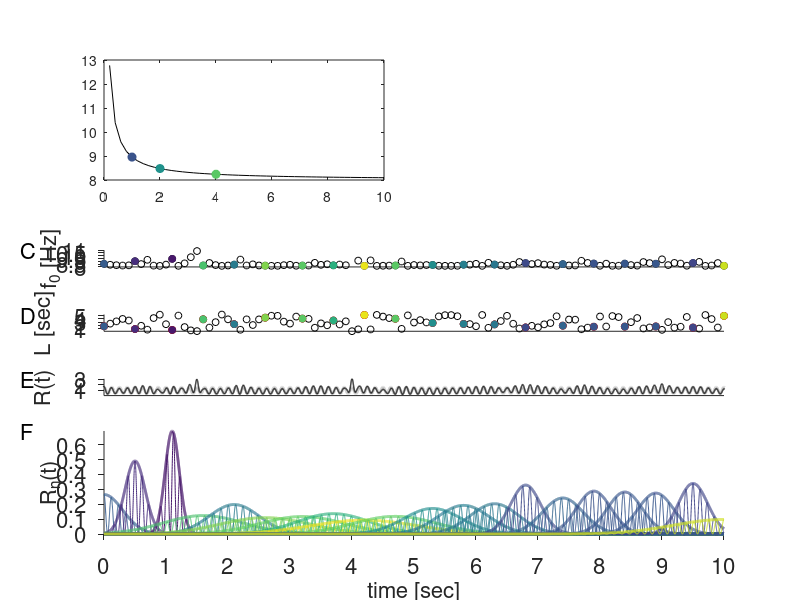

MATLAB code to generate this figure: (Note: this script raises an error after producing the figure.)
function OscilModelExplDV

NOPLOT = 0;
GoPrint = 0;

%%%%%%%%%%%%%%%%%%%%%%%%%%%%%%%%%%%%%%%%%%%%
%% MAZE
N=200;
%LF = 2*sqrt(-log(0.01));
LF = 3*sqrt(2);

FT = 8.0;                                        %% LFP frequency
%XS = linspace(0.5,10,N)/LF;                     %% place field size
XS = (rand(1,N)*5+0.3)/LF;                      %% place field size
%XS = ones(1,N)*0.5/LF;
%XF = FT+1./(sqrt(2)*pi.*XS);                     %% single neuron frequency
XF = FT+1./(LF.*XS);                     %% single neuron frequency

%XF = rand(1,N)*2+8.05;
%XS = 1./(XF-FT)/LF;

%XF = ones(1,N)*8.05;
%XS = 1./(XF-FT)/LF;


%XS = 1./(sqrt(2)*pi*(XF-FT));  %% place field size
XC = 1./(sqrt(2)*pi*XF.*XS);    %% calculated compression factor  
XC = 1./(XF.*XS*LF);    %% calculated compression factor  
%XC = 1./(XF.*XS*LF).*((rand(1,N)+0.5)*0.01+1);    %% calculated compression factor  

%% time
n=10;
t=[0:0.001:N/n]'; %% 10 sec

%% matrices for calculation
vt = repmat(t,1,N);
vf0 = repmat(XF,length(t),1);
vsig = repmat(XS,length(t),1);
vc = repmat(XC,length(t),1);

T = [1:N]/n;
vT = repmat(T,length(t),1);
tau = XC.*T;
vtau = repmat(tau,length(t),1);  

%y = (1+cos(2*pi*vf0.*(vt-vtau))).*exp(-(vt-vT).^2./vsig.^2) /sqrt(pi)./vsig/n;
y1 = (1+cos(2*pi*vf0.*(vt-vtau)));
y2 = exp(-(vt-vT).^2./vsig.^2)/sqrt(pi)./vsig/n;
y = y1.*y2;

A = (exp(-(pi*XC(1)*XS(1)*XF(1)).^2).*cos(2*pi*FT*t) + 1);%*sqrt(pi)*mean(XS);
%keyboard

figure(124);clf;
set(gcf,'position',[1789           9         768         941])

k=20; ll=round(linspace(1,64,k)); kk=round(linspace(5*n,15*n,k));

%% color:
cc = colormap;
l = round((XS-min(XS))/(max(XS)-min(XS))*64);
l(find(l==0))=1;l(find(l>64))=64;
col = cc(l,:);

%subplot('position',[0.15 8.5 0.8 0.2])
subplot(814)
plot(T,XF,'o','markersize',5,'color','k')
hold on
for n=1:length(kk)
  plot(T(kk(n)),XF(kk(n)),'o','markersize',5,'color',col(kk(n),:),'markerfacecolor',col(kk(n),:))
end
axis tight
xlim([5 15])
ylim([8 11])
box off
set(gca,'TickDir','out','XTickLabel',[],'FontSize',16,'XTick',[0 20])
a = get(gca,'Ylim');
ylabel('f_0 [Hz]','Fontsize',16,'position',[4.3 sum(a)/2])
a = get(gca,'Ylim');
b = get(gca,'Xlim');
text(b(1)-diff(b)*0.135,a(2),'C','FontSize',16)

%%subplot('position',[0.15 0.65 0.8 0.2])
%subplot(512)
%plot(T,XC,'o','markersize',5,'color','k')
%hold on
%plot(T(kk),XC(kk),'o','markersize',5,'color','r','markerfacecolor','r')
%axis tight
%xlim([5 15])
%box off
%set(gca,'TickDir','out','XTickLabel',[],'FontSize',16,'XTick',[0 20])
%a = get(gca,'Ylim');
%ylabel('c','Fontsize',16,'position',[4.2 sum(a)/2])

%subplot('position',[0.15 0.45 0.8 0.2])
subplot(815)
plot(T,XS*LF,'o','markersize',5,'color','k')
hold on
plot(T(kk),XS(kk)*LF,'o','markersize',5,'color','r','markerfacecolor','r')
for n=1:length(kk)
  plot(T(kk(n)),XS(kk(n))*LF,'o','markersize',5,'color',col(kk(n),:),'markerfacecolor',col(kk(n),:))
end
axis tight
xlim([5 15])
box off
set(gca,'TickDir','out','XTickLabel',[],'FontSize',16,'XTick',[0 20])
a = get(gca,'Ylim');
ylabel('L [sec]','Fontsize',16,'position',[4.2 sum(a)/2])
a = get(gca,'Ylim');
b = get(gca,'Xlim');
text(b(1)-diff(b)*0.135,a(2),'D','FontSize',16)


%subplot('position',[0.15 0.45 0.8 0.2])
subplot(816)
plot(t,A/mean(A),'-','color',[1 1 1]*0.7,'LineWidth',2)
hold on
plot(t,sum(y,2)/mean(sum(y,2)),'-','color',[1 1 1]*0,'LineWidth',1)
axis tight
xlim([5 15])
box off
set(gca,'TickDir','out','XTickLabel',[],'FontSize',16,'XTick',[0 20],'YTick',[1:3])
a = get(gca,'Ylim');
ylabel('R(t)','Fontsize',16,'position',[4.2 sum(a)/2])
a = get(gca,'Ylim');
b = get(gca,'Xlim');
text(b(1)-diff(b)*0.135,a(2),'E','FontSize',16)

subplot(8,1,[7 8])
hold on
colormap('default');
cc = colormap;
gt = find(t>=5&t<=15);
for m=1:k
  plot(t(gt),y(gt,[kk(m)]),'color',col(kk(m),:))
  plot(t(gt),y2(gt,[kk(m)])*2,'color',col(kk(m),:),'LineWidth',2)
end
axis tight
xlim([5 15])
box off
set(gca,'TickDir','out','FontSize',16,'XTick',[5:15],'XTickLabel',[0:10])
xlabel('time [sec]','Fontsize',16)
a = get(gca,'Ylim');
ylabel('R_n(t)','Fontsize',16,'position',[4.3 sum(a)/2])
a = get(gca,'Ylim');
b = get(gca,'Xlim');
text(b(1)-diff(b)*0.135,a(2),'F','FontSize',16)

%text(3.7,2.5,'C','FontSize',16)
%text(3.7,2,'D','FontSize',16)
%text(3.7,1.5,'E','FontSize',16)
%text(3.7,1,'F','FontSize',16)

%PrintFig('OscilModelExplDV',1)
%PrintFig('OscilModelExplDV2',0)

%keyboard
%%%%%%%%%%
ft = 8;
a = 3*sqrt(2);
sig = [0.2:0.2:10]; % [sec]
f0 = ft + 1./(sqrt(2)*pi*sig/a);    % [Hz]
cf = 1./(sqrt(2)*pi*sig.*f0/a); % dimension less 

%figure(2345);clf;
%subplot(8,2,[1 3])
subplot('position',[0.13 0.7 0.35 0.2])
%col = [0.5 0.5 1];
cc = colormap;
k = round(linspace(1,64,5));
col = cc(k([2 3 4]),:);
plot(sig,f0,'k')
hold on
m = [1 2 4];
%keyboard
for n=1:3
  plot(m(n),ft + 1./(sqrt(2)*pi*m(n)/a),'o', 'markeredgecolor',col(n,:),'markerfacecolor',col(n,:))
end
Lines([],8,'k','--');
set(gca,'TickDir','out','FontSize',16)
xlim([0 8])
ylim([7.5 10])
xlabel('place field size L [sec]','FontSize',16)
a = get(gca,'Ylim');
b = get(gca,'Xlim');
ylabel('frequency f_0 [Hz]','FontSize',16,'position',[-1.2 mean(a)])
text(1.2,9.1,'dorsal','FontSize',16)
text(2.2,8.6,'middle','FontSize',16)
text(4.2,8.4,'ventral','FontSize',16)
text(b(1)-diff(b)*0.06/0.2,a(2),'A','FontSize',16)
box off


%%% Hippocampus
%subplot(8,2,[2 4])
%subplot('position',[0.55 0.7 0.35 0.2])
%[ex, ey, ez] = ellipsoid(0,0,0,10,10,0,100);
%gx = (ex>1);
%grade = repmat([1:length(ex)]',1,length(ex)).*gx;
%imagesc(grade')
%axis xy
%cc = colormap;
%cc(1,:) = [1 1 1]; 
%colormap(cc);
%box off
%axis off
%ylim([20 80])
%Lines([30 70],[],[1 1 1]*0.01)
%ylim([-20 120])
%text(5,10,'dorsal','FontSize',16)
%text(40,10,'middle','FontSize',16)
%text(77,10,'ventral','FontSize',16)
%a = get(gca,'Ylim');
%b = get(gca,'Xlim');
%text(b(1)-diff(b)*0.1,a(2),'B','FontSize',16)

subplot('position',[0.55 0.7 0.35 0.2])
[ex, ey, ez] = ellipsoid(0,0,0,10,10,0,100);
gx = (ex>1);
grade = repmat([1:length(ex)]',1,length(ex)).*gx;
imagesc(grade)
cc = colormap;
cc(1,:) = [1 1 1]; 
colormap(cc);
box off
axis off
xlim([15 90])
Lines([],[30 70],[1 1 1]*0.01)
xlim([0 200])
text(100,20,'dorsal','FontSize',16)
text(100,50,'middle','FontSize',16)
text(100,85,'ventral','FontSize',16)
a = get(gca,'Ylim');
b = get(gca,'Xlim');
text(b(1)-diff(b)*0.1,a(1),'B','FontSize',16)


PrintFig('OscilModelExplDV3',0)



return

%%%%%%%%%%%%%%%%%%%%%%%%%%%%%%%%%%%%%%%%%%%%
%%%%%%%%%%%%%%%%%%%%%%%%%%%%%%%%%%%%%%%%%%%%
%%%%%%%%%%%%%%%%%%%%%%%%%%%%%%%%%%%%%%%%%%%%
%%%%%%%%%%%%%%%%%%%%%%%%%%%%%%%%%%%%%%%%%%%%
%%%%%%%%%%%%%%%%%%%%%%%%%%%%%%%%%%%%%%%%%%%%
%%%%%%%%%%%%%%%%%%%%%%%%%%%%%%%%%%%%%%%%%%%%
%%%%%%%%%%%%%%%%%%%%%%%%%%%%%%%%%%%%%%%%%%%%
%%%%%%%%%%%%%%%%%%%%%%%%%%%%%%%%%%%%%%%%%%%%
%%%%%%%%%%%%%%%%%%%%%%%%%%%%%%%%%%%%%%%%%%%%
%%%%%%%%%%%%%%%%%%%%%%%%%%%%%%%%%%%%%%%%%%%%
%% Example Figure

%% example neurons
cl = [23:2:27]*2;

%% plot position
ypos = (mm-1)*0.37;

figure(123)
subplot('position',[0.13 0.8-ypos 0.5 0.1])
hold on
%% 
yy = sum(y,2);
gg = find(t>=3 & t<=8);
plot(t(gg),[yy(gg)/max(yy(gg))],'color',[1 1 1]*0.2,'LineStyle','--','LineWidth',2)
ylabel('rate','FontSize',16)
axis tight
xlim([3.5 6.5])
axis off
set(gca,'TickDir','out','FontSize',16,'XTick',[3.5:6.5],'XTickLabel',[0:3],'YTick',[])
box off


%subplot(312)
subplot('position',[0.13 0.6-ypos 0.5 0.2])
hold on
%% 
cc = colormap('lines');
l = 1:3;
k=3; %l = round(linspace(1,64,k));
for n=1:k
  plot(t,y(:,cl(n))/max(y(:,cl(n))),'LineWidth',2,'Color',cc(l(n),:))
end
yy = sum(y,2);
%plot(t,[yy/max(yy)],'color',[1 1 1]*0.2,'LineStyle','--','LineWidth',2)
ylabel('rate','FontSize',16)
if mm==2
  xlabel('time [sec]','FontSize',16)
end
xlim([3.5 6.5])
set(gca,'TickDir','out','FontSize',16,'XTick',[3.5:6.5],'XTickLabel',[0:3],'YTick',[])
%set(gca,'TickDir','out','FontSize',16,'XTick',[3.5:6.5],'XTickLabel',[0:3],'YTick',[])
box off

subplot('position',[0.75 0.6-ypos 0.2 0.2])
% Plot single-sided amplitude spectrum.
gf = find(f>4 & f<=12);
plot(f(gf),mean(YY(gf,:),2),'k','LineWidth',2) 
[mx mt] = MaxPeak(f',mean(YY,2),[4 12],3);
mt
axis tight
xlim([6 10])
Lines(mt);
Lines(XF(mm),[],'g');
Lines(YF(mm),[],'b');
ylabel('power','FontSize',16)
if mm==2
  xlabel('freqeuncy [Hz]','FontSize',16)
end
set(gca,'TickDir','out','FontSize',16)
box off
hold on
%
subplot('position',[0.75 0.8-ypos 0.2 0.1])
hist(f0)
axis tight
xlim([6 10])
axis off
box off

PrintFig(['OscilModelExpl.crt' num2str(mm)],GoPrint)

return
%%%%%%%%%%%%%%%%%%%%%%%%%%%%%%%%%%%%%%%%%%%%
%%%%%%%%%%%%%%%%%%%%%%%%%%%%%%%%%%%%%%%%%%%%
%%%%%%%%%%%%%%%%%%%%%%%%%%%%%%%%%%%%%%%%%%%%
%%%%%%%%%%%%%%%%%%%%%%%%%%%%%%%%%%%%%%%%%%%%
%%%%%%%%%%%%%%%%%%%%%%%%%%%%%%%%%%%%%%%%%%%%
%%%%%%%%%%%%%%%%%%%%%%%%%%%%%%%%%%%%%%%%%%%%
%%%%%%%%%%%%%%%%%%%%%%%%%%%%%%%%%%%%%%%%%%%%
%%%%%%%%%%%%%%%%%%%%%%%%%%%%%%%%%%%%%%%%%%%%
%%%%%%%%%%%%%%%%%%%%%%%%%%%%%%%%%%%%%%%%%%%%
%%%%%%%%%%%%%%%%%%%%%%%%%%%%%%%%%%%%%%%%%%%%

